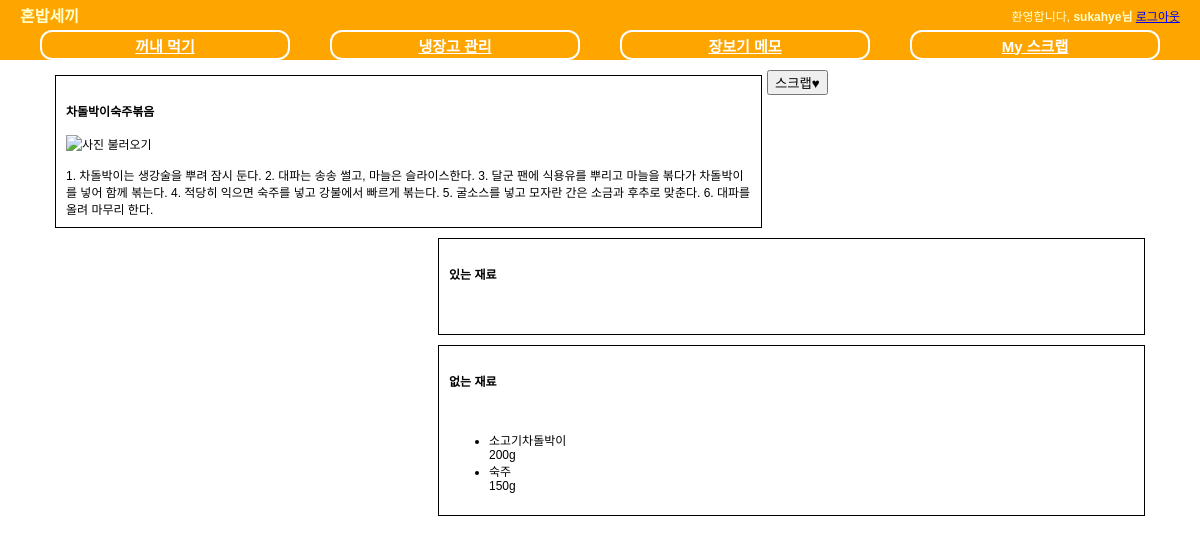
Page /fridge/9/menu_detail/ (signed in) on the committed database.
### fridge/models.py (models this page shows, shortened)
class Menu(models.Model):
    menu_name = models.CharField(max_length=50)
    menu_image = models.ImageField(verbose_name='menu_image', upload_to='images/menu', blank=True)
    menu_thumbnail = ImageSpecField(source='menu_image', processors=[ResizeToFill(100, 50)],
                                    format='JPEG',
                                    options={'quality': 60})
    main_ingredients = JSONField(verbose_name='main_ingredients', default=dict)
    sub_ingredients = JSONField(verbose_name='sub_ingredients', default=dict)
    class Meta:
        verbose_name = 'Cooking Menu'
        ordering = ['menu_name']

class Recipe(models.Model):
    sauce = models.ManyToManyField(Sauce, related_name='sauce')
    description = models.TextField()
    menu = models.OneToOneField('Menu', on_delete=models.CASCADE, related_name='recipe')
    class Meta:
        verbose_name = 'Recipe'

class Ingredient(models.Model):
    ingredientName = models.CharField(max_length=50)
    type = models.IntegerField(default=0)
    category = models.IntegerField(default=0)
    storageMethod = models.IntegerField(default=0)
    unit = models.CharField(max_length=100)
    defaultValue = models.IntegerField(default=0)
    ingredientCode = models.IntegerField(default=0)

### fridge/views.py (the view)
# urls.py: url(r'^(?P<pk>[0-9]+)/menu_detail/$', RecommendationDetail.as_view(), name='menu_detail'),
class RecommendationDetail(View):
    def get(self, request, pk):
        template_name = 'fridge/menu_detail.html'
        recom_menu = get_object_or_404(Menu, pk=pk)
        yes_ingre, no_ingre = Recommendation.has_what(request.user, pk)
        return render(request, template_name, {'menu':recom_menu,
                                               'yes_ingre':yes_ingre,
                                               'no_ingre':no_ingre})

### fridge/fields.py (called while the page is built)
    def to_python(self, value):
        if self.blank and not value:
            return None
        if isinstance(value, six.string_types):
            try:
                return json.loads(value)
            except Exception as e:
                raise ValidationError(str(e))
        else:
            return value

        def from_db_value(self, value, expression, connection):
            return self.to_python(value)

### fridge/models.py (called while the page is built)
    def has_what(owner, pk):
        menu_item = Menu.objects.get(pk=pk)
        menu_main = set(int(k) for k in menu_item.main_ingredients.keys())
        fridge_item = FridgeItem.objects.values_list('iteminfo', flat=True).filter(owner=owner)
        has_fridge= set()
        for k in fridge_item:
            has_fridge.add(Ingredient.objects.get(pk=k).ingredientCode)
        temp_yes_ingre = menu_main.intersection(has_fridge)
        temp_no_ingre = menu_main.difference(has_fridge)
        yes_ingre = {}
        no_ingre = {}
        for k in temp_yes_ingre:
            yes_ingre[Ingredient.objects.get(ingredientCode=k)] = menu_item.main_ingredients[str(k)]
        for k in temp_no_ingre:
            no_ingre[Ingredient.objects.get(ingredientCode=k)] = menu_item.main_ingredients[str(k)]
        return (yes_ingre, no_ingre)

### fridge/templates/fridge/menu_detail.html (shortened to what this page needs)
{% extends "base.html" %}
{% load staticfiles %}
{% block extrastyle %}{% static "fridge/menu_detail.css" %}{% endblock %}
{% block content %}
<div id="content">
    <div id="recipe">
        <h4>{{ menu.menu_name }}</h4>
        {% if menu.menu_image %}
            <img src="{{ menu.menu_image.url }}" height="300" /> <br><br>
        {% else %}
            <img src="//:0" height="300" title="사진 불러오기"> <br><br>
        {% endif %}
        <span>
            {{ menu.recipe.description }}
        </span>
    </div>
    <div id="yes_ingredients">
        <h4>있는 재료</h4> <br>
    </div>
    <div id="no_ingredients">
        <h4>없는 재료</h4> <br>
       <ul>
            {% for ingre_code, ingre_weight in no_ingre.items %}
           <li>{{ ingre_code.ingredientName }}<br>
               {{ ingre_weight }}{{ ingre_code.unit }}
           </li>
            {% endfor %}
        </ul>
    </div>
    <div>
    <form method="POST" action="{% url 'fridge:do_scrap' menu.id %}">{% csrf_token %}<input type="submit" value="스크랩&hearts;"></form>
    </div>
</div>
{% endblock %}

### templates/base.html (shortened to what this page needs)
<!DOCTYPE html>
<html lang="ko">
<head>
</head>
{% load staticfiles %}
<link rel="stylesheet" type="text/css" href="{% static "css/base.css" %}" />
<link rel="stylesheet" type="text/css" href="{% block extrastyle %}{% endblock %}"/>
<body>
    <div id="header">
        <h2 class="maintitle">혼밥세끼</h2>
        {% if user.is_active %}
        <h4 class="welcome">환영합니다,
            <strong>{% firstof user.get_short_name user.get_username %}님</strong>
            <a href="{% url 'logout' %}">로그아웃</a>
        </h4>
        {% else %}
        <h4 class="welcome">환영합니다, 게스트 사용자님 /
            <a href="{% url 'login' %}">로그인</a>
            <a href="{% url 'register' %}">회원가입</a>
        </h4>
        {% endif %}
    </div>
    <div id="menu">
        <li><a href ="{% url 'fridge:recommendation' %}">꺼내 먹기</a></li>
        <li><a href ="{% url 'fridge:manage' %}">냉장고 관리</a></li>
        <li><a href ="{% url 'fridge:shopping' %}">장보기 메모</a></li>
        <li><a href ="{% url 'fridge:scrap_list' %}">My 스크랩</a></li>
    </div>
    {% block content %} {% endblock %}
</body>
</html>

### static/css/base.css (style rules this page uses)
body { font-family: "Lucida Grande", Verdana, Arial, sans-serif; font-size: 12px; }
div#header { position: absolute; top: 0px; left: 0px; height: 30px; width:100%; display: table; background: orange; }
div#menu { position: absolute; top:30px; left:0px; height:30px; width: 100%; display: table; table-layout:fixed; border-spacing: 40px 0px; background: orange; font-size: 15px; }
div#content { position: absolute; top:70px; left:50px; right:50px; }
.maintitle { display: table-cell; vertical-align: middle; padding-left:20px; color: #ffc; font-weight: bold; font-size: 16px; }
.welcome { display:table-cell; vertical-align: middle; text-align: right; padding-right: 20px; color: #ffc; font-weight: normal; font-size: 12px; }
div#menu a:link, div#menu a:visited { color: white; }
div#menu >li { display: table-cell; vertical-align: middle; border: 2px solid white; border-radius: 12px; text-align: center; font-weight: bold; text-decoration:none; }

### fridge/static/fridge/menu_detail.css (style rules this page uses)
div#recipe { border-color:black; border-width:1px; border-style:solid; float:left; width:685px; padding:10px; margin: 5px; }
div#yes_ingredients { border-color:black; border-width:1px; border-style:solid; float:right; width:685px; padding: 10px; margin: 5px; }
div#no_ingredients { border-color:black; border-width:1px; border-style:solid; float:right; width:685px; padding: 10px; margin: 5px; }

### rows in the picture
Menu: menu_name "차돌박이숙주볶음", recipe.description "1. 차돌박이는 생강술을 뿌려 잠시 둔다. 2. 대파는 송송 썰고, 마늘은 슬라이스한다. 3. 달군 팬에 식용유를 뿌리고 마늘을 볶다가 차돌박이를 넣어 함께 볶는다. 4. 적당히 익으면 숙주를 넣고 강불에서 빠르게 볶는다. 5. 굴소스를 넣고 모자란 간은 소금과 후추로 맞춘다. 6. 대파를 올려 마무리 한다."
Ingredient: ingredientName "소고기차돌박이", ingre_weight "200", unit "g"
Ingredient: ingredientName "숙주", ingre_weight "150", unit "g"
